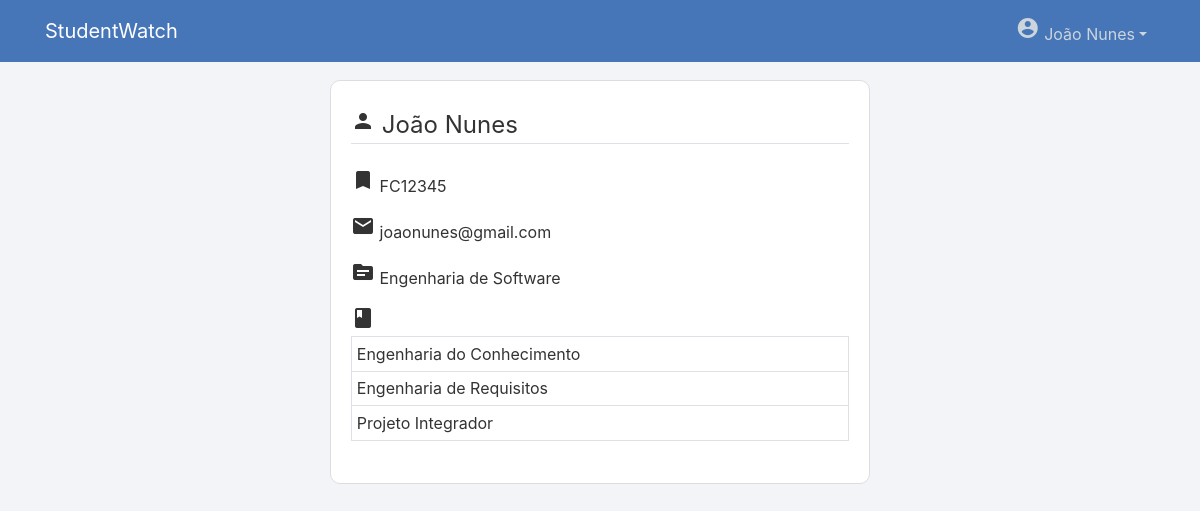
/estudante/12/ (signed in), run on an earlier commit of the app's database.
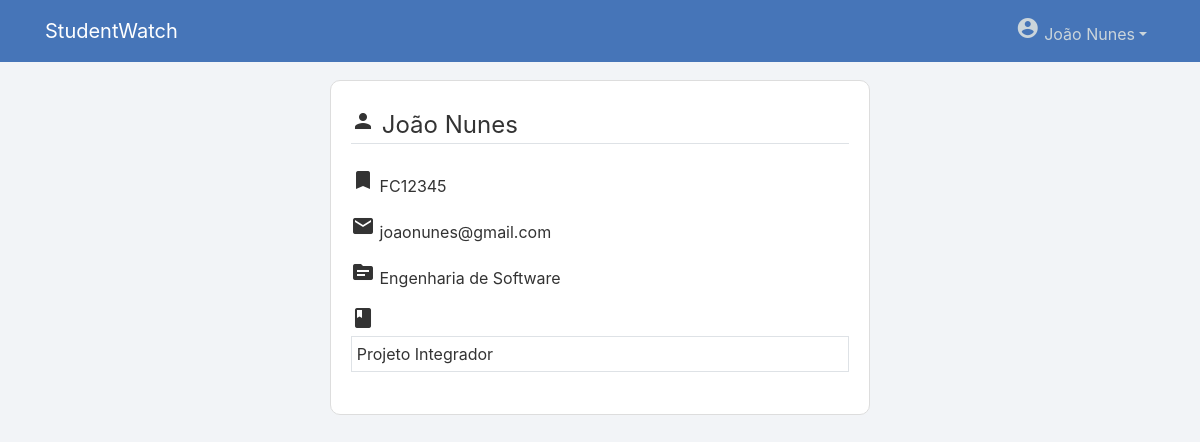
And on a later commit of the database.
### manager/models.py (models this page shows, shortened)
class Estudante_disciplina(models.Model):
    estudante = models.ForeignKey(EstudanteProfile, on_delete=models.CASCADE, null=True)
    disciplina = models.ForeignKey(Disciplina, on_delete=models.CASCADE, null=True)
    def __str__(self):
        return str(self.disciplina)

class Disciplina(models.Model):
    nome = models.CharField(max_length=100)
    professor = models.ForeignKey(ProfessorProfile, on_delete=models.SET_NULL, null=True)
    curso = models.ForeignKey(Curso, on_delete=models.CASCADE, null=True)
    def __str__(self):
        return self.nome

### manager/views.py (the view)
# urls.py: path('estudante/<int:pk>/', EstudanteDetailView.as_view(), name='estudante-detail'),
class EstudanteDetailView(LoginRequiredMixin, DetailView):
    template_name = "manager/estudante_detail.html"
    def get(self, request, *args, **kwargs):
        estudante_id = self.kwargs['pk']
        estudante = EstudanteProfile.objects.get(id=estudante_id)
        disciplinas = Estudante_disciplina.objects.filter(estudante = estudante_id)
        context = {
            'object': estudante,
            'disciplinas': disciplinas,
        }
        return render(request, self.template_name, context)

### manager/models.py (called while the page is built)
    def __str__(self):
        return self.nome

### manager/templates/manager/estudante_detail.html (shortened to what this page needs)
{% extends "page/base.html" %}
{% block content %}
    <div class="content-section">
        <fieldset class="form-group">
            <legend class="border-bottom mb-4"><span class="material-icons">person</span> {{ object.user.first_name }} {{ object.user.last_name }}</legend>
            <p><span class="material-icons">bookmark</span> {{ object.matricula }}</p>
            <p><span class="material-icons">mail</span> {{ object.user.email }}</p>
            <p><span class="material-icons">source</span> {{ object.curso }}</p>
            <table class="table table-bordered table-sm">
                {% for disciplina in disciplinas %}
                    {% if forloop.first %}
                        <tr>
                            <thead>
                                <span class="material-icons">book</span>
                            </thead>
                            <td>
                                {{ disciplina }}
                            </td>
                        </tr>
                    {% else %}
                        <tr>
                            <td>
                                {{ disciplina }}
                            </td>
                        </tr>
                    {% endif %}
                {% endfor %}
            </table>
    </div>
{% endblock content %}

What changed in the data, as far as the page shows it:
removed Estudante_disciplina: disciplina.nome "Engenharia do Conhecimento"
removed Estudante_disciplina: disciplina.nome "Engenharia de Requisitos"
